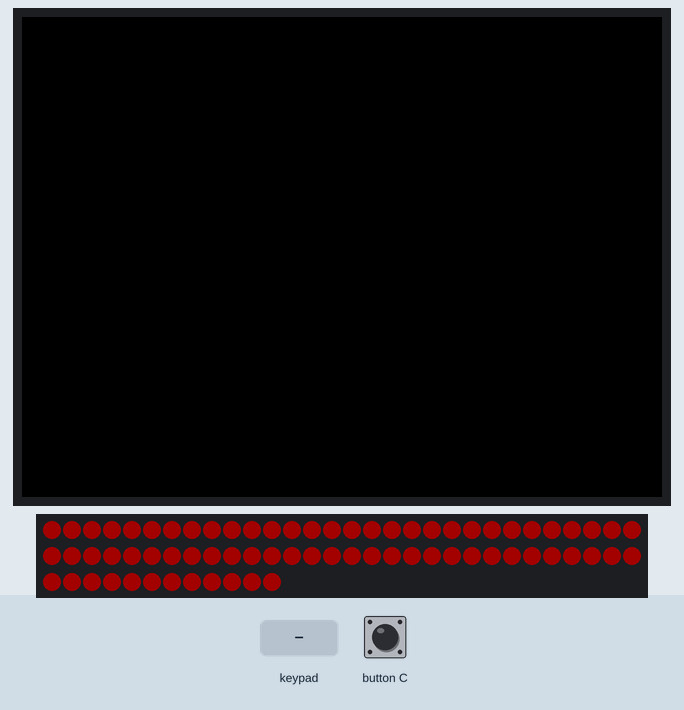
Simulated run of this program. Board: ESP32-S3. On the bench: 320×240 colour display, 72 RGB LEDs in strip order, left to right, continuing on the next row. The test bench sets the inputs (shaded band). Dim RGB values are drawn brighter than linear; what the program prints to the serial monitor is not drawn.

Above: at 1.38 s.
1.4 s: keypad keys 2 5 A pressed 0.4 s apart
At 1.49 s:
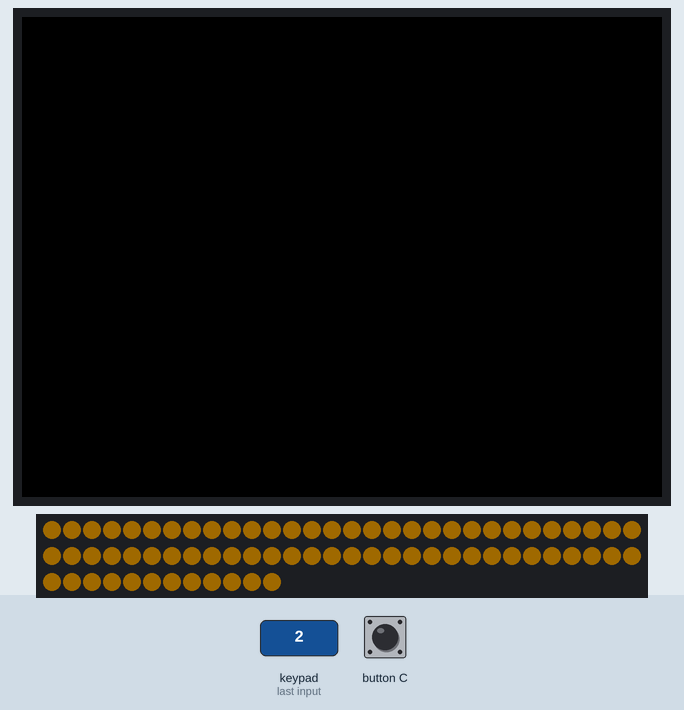
At 1.86 s:
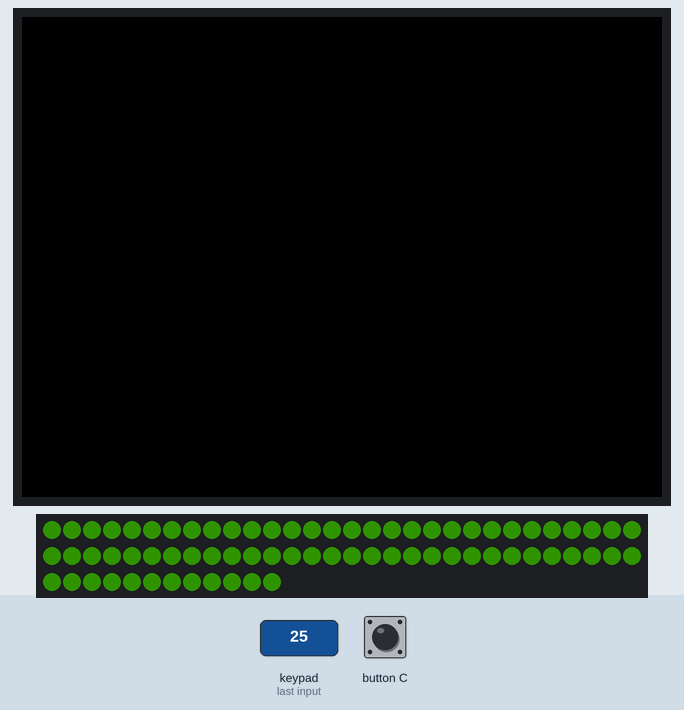
4.1 s: key '3' pressed
5.7 s: key '4' pressed
7.3 s: key '8' pressed
At 7.49 s:
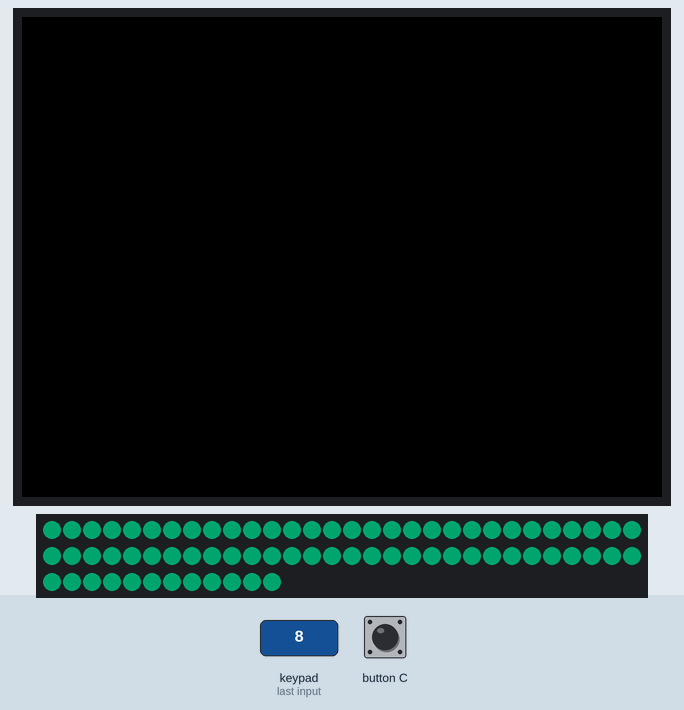
8.9 s: key '9' pressed
10.5 s: key 'B' pressed
At 10.52 s:
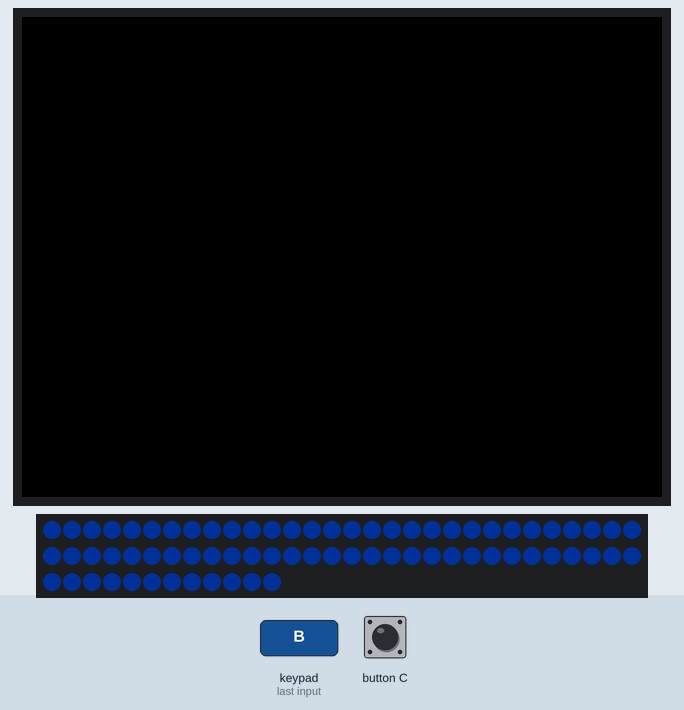

The program:

main.cpp
```cpp
#include <Arduino.h>
#include <M5Unified.h>
#include "Adafruit_MPR121.h"
#include <Adafruit_NeoPixel.h>

#define LED_COUNT 72

#ifdef BOARD_ATOM
  #define DataPin 19
  #define BuiltinLED 27
  #define SDAPin 25
  #define SCLPin 21
#endif
#ifdef BOARD_ATOMS3
  #define DataPin 6
  #define BuiltinLED 35
  #define SDAPin 38
  #define SCLPin 39
#endif

Adafruit_NeoPixel strip(LED_COUNT, DataPin, NEO_GRB + NEO_KHZ800);
Adafruit_MPR121 cap = Adafruit_MPR121();

uint16_t lasttouched = 0;
uint16_t currtouched = 0;

void setup() {

  auto cfg = M5.config();

  M5.begin(cfg);
  M5.Power.setLed(0);

  strip.begin();           // INITIALIZE NeoPixel strip object (REQUIRED)
  strip.show();            // Turn OFF all pixels ASAP
  strip.setBrightness(50); // Set BRIGHTNESS to about 1/5 (max = 255)

  Serial.begin(115200);

  Serial.println("LEDs initialized");

  Serial.println("Starting MPR121");
  Wire.begin(SDAPin,SCLPin,4000000);
  if (!cap.begin(0x5A)) {
    Serial.println("MPR121 not found, check wiring?");
    while (1);
  }
  cap.setAutoconfig(true);
  Serial.println("MPR121 found!");
}


int hue=0;
int value=0;
int direction = 10;

void loop() {
  // put your main code here, to run repeatedly:
  M5.update();

    value += direction;
    if (value <= 100) {
      direction = 10;
      value = 100;
    } else if (value >= 255) {
      direction = -10;
      value = 255;
    }
    uint32_t color = strip.ColorHSV(hue * 65536 / 360, 255, value);
    for (int i=0;i<LED_COUNT;i++){
      strip.setPixelColor(i,color);
    }
    strip.show();
    delay(50);

    // Get the currently touched pads
  currtouched = cap.touched();

  for (uint8_t i=0; i<12; i++) {
    // it if *is* touched and *wasnt* touched before, alert!
    if ((currtouched & _BV(i)) && !(lasttouched & _BV(i)) ) {
      Serial.print(i); Serial.println(" touched");
      hue = (i * 20) % 255; // Change hue based on the pad touched
    }
    // if it *was* touched and now *isnt*, alert!
    if (!(currtouched & _BV(i)) && (lasttouched & _BV(i)) ) {
      Serial.print(i); Serial.println(" released");
    }
  }

  // reset our state
  lasttouched = currtouched;

  /*
  // debugging info, what
  Serial.print("\t\t\t\t\t\t\t\t\t\t\t\t\t 0x"); Serial.println(cap.touched(), HEX);
  Serial.print("Filt: ");
  for (uint8_t i=0; i<12; i++) {
    Serial.print(cap.filteredData(i)); Serial.print("\t");
  }
  Serial.println();
  Serial.print("Base: ");
  for (uint8_t i=0; i<12; i++) {
    Serial.print(cap.baselineData(i)); Serial.print("\t");
  }
  Serial.println();

  // put a delay so it isn't overwhelming
  delay(100);
  */

}
```
